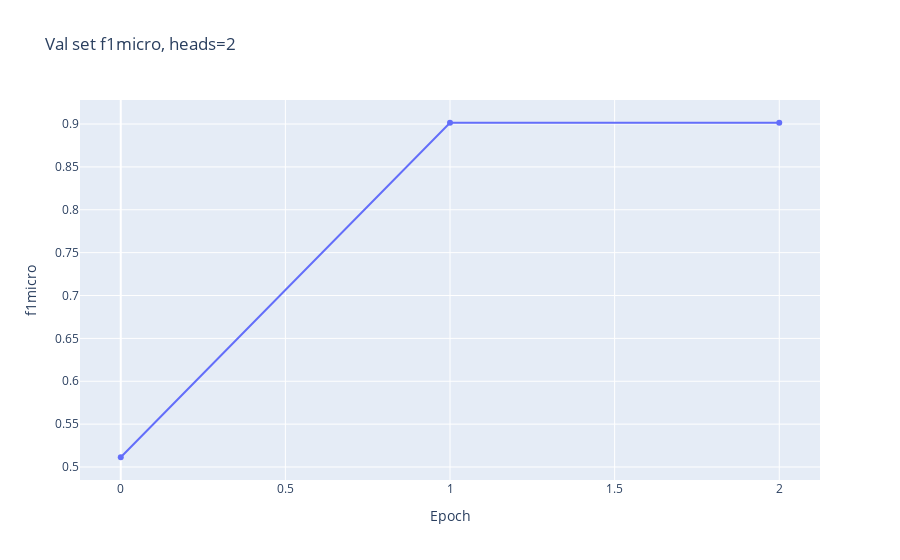
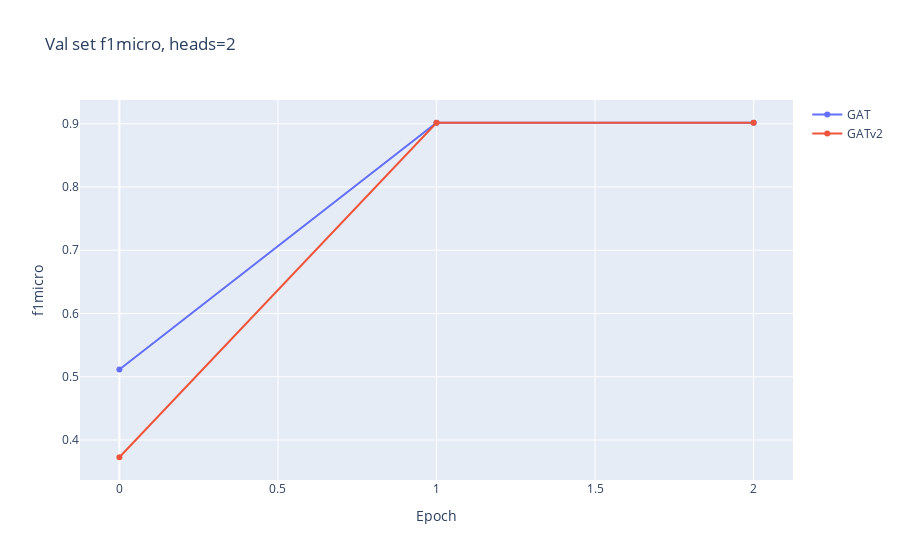
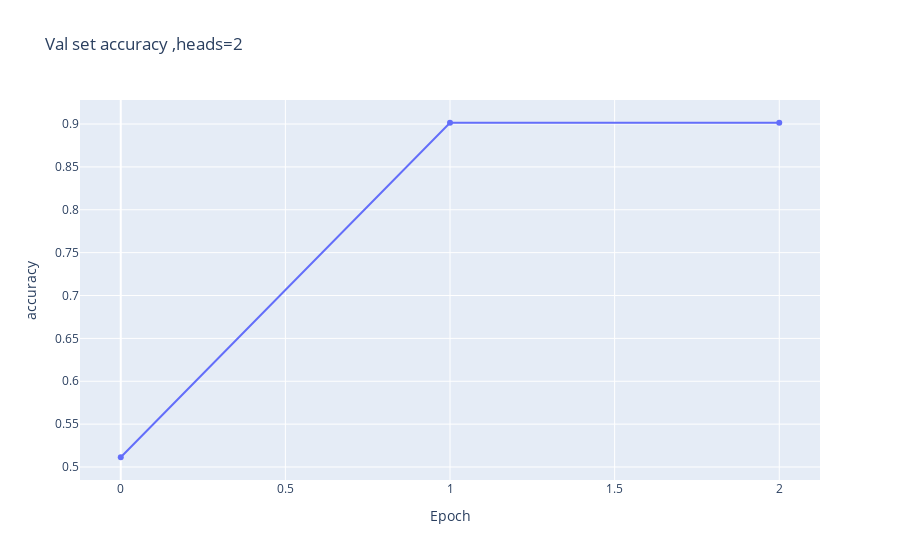
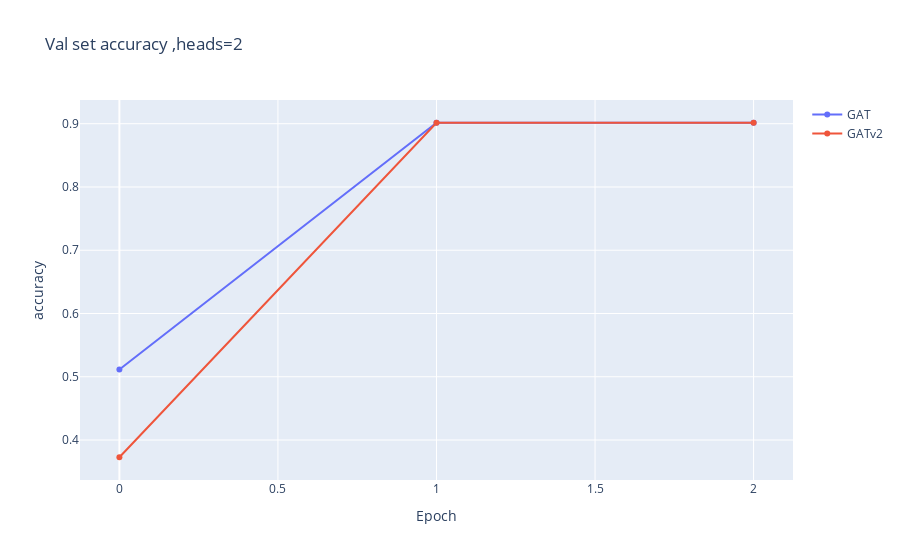

Notebook cell for these charts, in order:
### Code cell
plot_training_comp([mmGATprebuilt,mmGATv2prebuilt], ["GAT" ,"GATv2" ],"f1micro",title="Val set f1micro, heads=2")  
plot_training_comp([mmGATprebuilt,mmGATv2prebuilt], ["GAT" ,"GATv2" ],"accuracy",title="Val set accuracy ,heads=2")  
plot_training_comp([mmGATprebuilt,mmGATv2prebuilt], ["GAT" ,"GATv2" ],"f1macro",title="Val set f1macro ,heads=2")
plot_training_comp([mmGATprebuilt,mmGATv2prebuilt], ["GAT" ,"GATv2" ],"aucroc",title="Val set aucroc ,heads=2")  
plot_training_comp([mmGATprebuilt,mmGATv2prebuilt], ["GAT" ,"GATv2" ],"recall",title="Val set recall ,heads=2")  
plot_training_comp([mmGATprebuilt,mmGATv2prebuilt], ["GAT" ,"GATv2" ],"precision",title="Val set precision ,heads=2")

### Figure 1 — Plotly figure (JSON) as saved in the notebook; plotly's stock layout.template omitted (floating-point values rounded to 4 significant figures)
{"data": [{"name": "GAT", "type": "scatter", "x": [0, 1, 2], "y": [0.5114, 0.9015, 0.9015]}], "layout": {"title": {"text": "Val set f1micro, heads=2"}, "xaxis": {"title": {"text": "Epoch"}}, "yaxis": {"title": {"text": "f1micro"}}}}

### Figure 2 — Plotly figure (JSON) as saved in the notebook; plotly's stock layout.template omitted (floating-point values rounded to 4 significant figures)
{"data": [{"name": "GAT", "type": "scatter", "x": [0, 1, 2], "y": [0.5114, 0.9015, 0.9015]}, {"name": "GATv2", "type": "scatter", "x": [0, 1, 2], "y": [0.3728, 0.9015, 0.9015]}], "layout": {"title": {"text": "Val set f1micro, heads=2"}, "xaxis": {"title": {"text": "Epoch"}}, "yaxis": {"title": {"text": "f1micro"}}}}

### Figure 3 — Plotly figure (JSON) as saved in the notebook; plotly's stock layout.template omitted (floating-point values rounded to 4 significant figures)
{"data": [{"name": "GAT", "type": "scatter", "x": [0, 1, 2], "y": [0.5114, 0.9015, 0.9015]}], "layout": {"title": {"text": "Val set accuracy ,heads=2"}, "xaxis": {"title": {"text": "Epoch"}}, "yaxis": {"title": {"text": "accuracy"}}}}

### Figure 4 — Plotly figure (JSON) as saved in the notebook; plotly's stock layout.template omitted (floating-point values rounded to 4 significant figures)
{"data": [{"name": "GAT", "type": "scatter", "x": [0, 1, 2], "y": [0.5114, 0.9015, 0.9015]}, {"name": "GATv2", "type": "scatter", "x": [0, 1, 2], "y": [0.3728, 0.9015, 0.9015]}], "layout": {"title": {"text": "Val set accuracy ,heads=2"}, "xaxis": {"title": {"text": "Epoch"}}, "yaxis": {"title": {"text": "accuracy"}}}}
